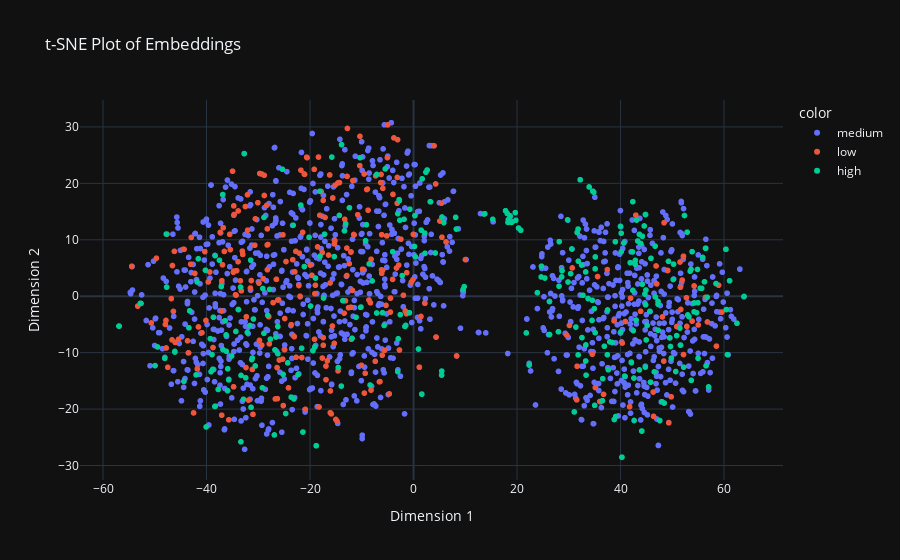

Notebook code for this chart:
### Code cell
import ast
import pandas as pd


df = pd.read_csv("../metadata/merged_metadata_popularity_features_std.csv")

import numpy as np
from sklearn.manifold import TSNE
import plotly.express as px

# Assuming `embeddings` is your list of embeddings
# Convert your list of embeddings to a NumPy array if it's not already
embeddings = np.array([ast.literal_eval(emb) for emb in df['features_embedding_mean']])
colors = df['log_Beautiful_norm_cat']

# Compute t-SNE transformation
tsne = TSNE(n_components=2, random_state=42)
embeddings_2d = tsne.fit_transform(embeddings)

# Create a DataFrame for Plotly
df_embeddings = pd.DataFrame(embeddings_2d, columns=['Dimension 1', 'Dimension 2'])

# Plot using Plotly Express
fig = px.scatter(df_embeddings, x='Dimension 1', y='Dimension 2', title='t-SNE Plot of Embeddings', color=colors)
fig.show()

### Figure 1 — Plotly figure (JSON) as saved in the notebook; plotly's stock layout.template omitted (floating-point values rounded to 4 significant figures; data arrays with more than 128 entries replaced by an {"elided": "..."} marker saying what was removed)
{"data": [{"hovertemplate": "color=medium<br>Dimension 1=%{x}<br>Dimension 2=%{y}<extra></extra>", "legendgroup": "medium", "marker": {"color": "#636efa", "symbol": "circle"}, "mode": "markers", "name": "medium", "showlegend": true, "x": {"elided": "1069 float values"}, "xaxis": "x", "y": {"elided": "1069 float values"}, "yaxis": "y", "type": "scattergl"}, {"hovertemplate": "color=low<br>Dimension 1=%{x}<br>Dimension 2=%{y}<extra></extra>", "legendgroup": "low", "marker": {"color": "#EF553B", "symbol": "circle"}, "mode": "markers", "name": "low", "showlegend": true, "x": {"elided": "285 float values"}, "xaxis": "x", "y": {"elided": "285 float values"}, "yaxis": "y", "type": "scattergl"}, {"hovertemplate": "color=high<br>Dimension 1=%{x}<br>Dimension 2=%{y}<extra></extra>", "legendgroup": "high", "marker": {"color": "#00cc96", "symbol": "circle"}, "mode": "markers", "name": "high", "showlegend": true, "x": {"elided": "312 float values"}, "xaxis": "x", "y": {"elided": "312 float values"}, "yaxis": "y", "type": "scattergl"}], "layout": {"xaxis": {"anchor": "y", "domain": [0.0, 1.0], "title": {"text": "Dimension 1"}}, "yaxis": {"anchor": "x", "domain": [0.0, 1.0], "title": {"text": "Dimension 2"}}, "legend": {"title": {"text": "color"}, "tracegroupgap": 0}, "title": {"text": "t-SNE Plot of Embeddings"}}}
